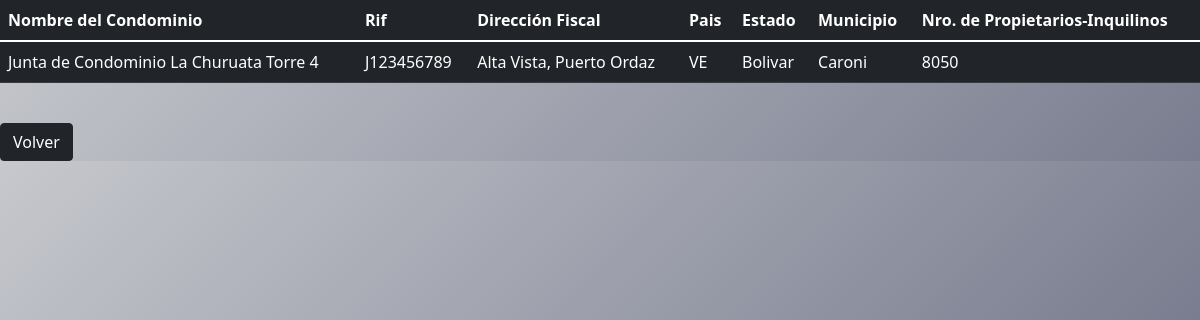
/secciones/registrar_cond.php, run on the app's committed database.
### tables this page shows
CREATE TABLE `datos_condominio` (
  `id` int(11) NOT NULL,
  `nombre_cond` varchar(100) NOT NULL,
  `rif` varchar(10) NOT NULL,
  `direccion_cond` varchar(250) NOT NULL,
  `pais` varchar(100) NOT NULL,
  `estado` varchar(100) NOT NULL,
  `municipio` varchar(50) NOT NULL,
  `num_usuarios` int(11) NOT NULL
);

### configuracion/conexion.php (called while the page is built, shortened)
<?php
class conexion{
    private $servidor="localhost";
    private $usuario="root";
    private $contrasenia="";
    private $conexion;
    public function __construct()
    {
        try{
            $this->conexion=new PDO("mysql:host=$this->servidor;dbname=condominio",$this->usuario,$this->contrasenia);
            $this->conexion->setAttribute(PDO::ATTR_ERRMODE, PDO::ERRMODE_EXCEPTION);
        }
        catch(PDOException $e){
            return "Falla de conexión".$e;
        }
    }
    public function consultar($sql){
        $sentencia=$this->conexion->prepare($sql);
        $sentencia->execute();
        return $sentencia->fetchAll();
    }
}
?>

### secciones/registrar_cond.php (the view, shortened to what this page needs)
<!DOCTYPE html>
<html lang="es">
<head>
    <link href="https://cdn.jsdelivr.net/npm/bootstrap@5.1.3/dist/css/bootstrap.min.css" rel="stylesheet">
    <link rel="stylesheet" href="../estilos/estilos.css" >
</head>
<body>
<?php
include ("../configuracion/conexion.php");
?>
<?php
    $objConexion= new conexion();
    $proyecto=$objConexion->consultar("SELECT * FROM `datos_condominio`");
?>
<div class="row row-cols-1 row-cols-md-2 g-4">
  <div class="col-md-12">
        <table class="table table-dark table-striped-columns">
        <thead>
        <tr>
            <th>Nombre del Condominio</th>
            <th>Rif</th>
            <th>Dirección Fiscal</th>
            <th>Pais</th>
            <th>Estado</th>
            <th>Municipio</th>
            <th>Nro. de Propietarios-Inquilinos</th>
        </tr>
        </thead>
        <tbody>
            <?php foreach ($proyecto as $datos_condominio) { ?>
        <tr>
            <td><?php echo $datos_condominio['nombre_cond'];?></td>
            <td><?php echo $datos_condominio['rif'];?></td>
            <td><?php echo $datos_condominio['direccion_cond'];?></td>
            <td><?php echo $datos_condominio['pais'];?></td>
            <td><?php echo $datos_condominio['estado'];?></td>
            <td><?php echo $datos_condominio['municipio'];?></td>
            <td><?php echo $datos_condominio['num_usuarios'];?></td>
        </tr>
        <?php } ?>
        </tbody>
        </table>
        </div>
<div class=contenedor-but>
    <form action="../index.php", method="post">
    <button class="btn btn-dark" type="submit">Volver</button>
    </form>
</div>
</body>
</html>

### estilos/estilos.css (style rules this page uses)
body { background-color: #c6c8cd; background-image: linear-gradient(135deg, #c6c8cd 0%, #797d8f 100%); }
.contenedor-but { display: inline; align-content: center; }

### data on the page
datos_condominio: nombre_cond "Junta de Condominio La Churuata Torre 4", rif "J123456789", direccion_cond "Alta Vista, Puerto Ordaz", pais "VE", estado "Bolivar", municipio "Caroni", num_usuarios "8050"
